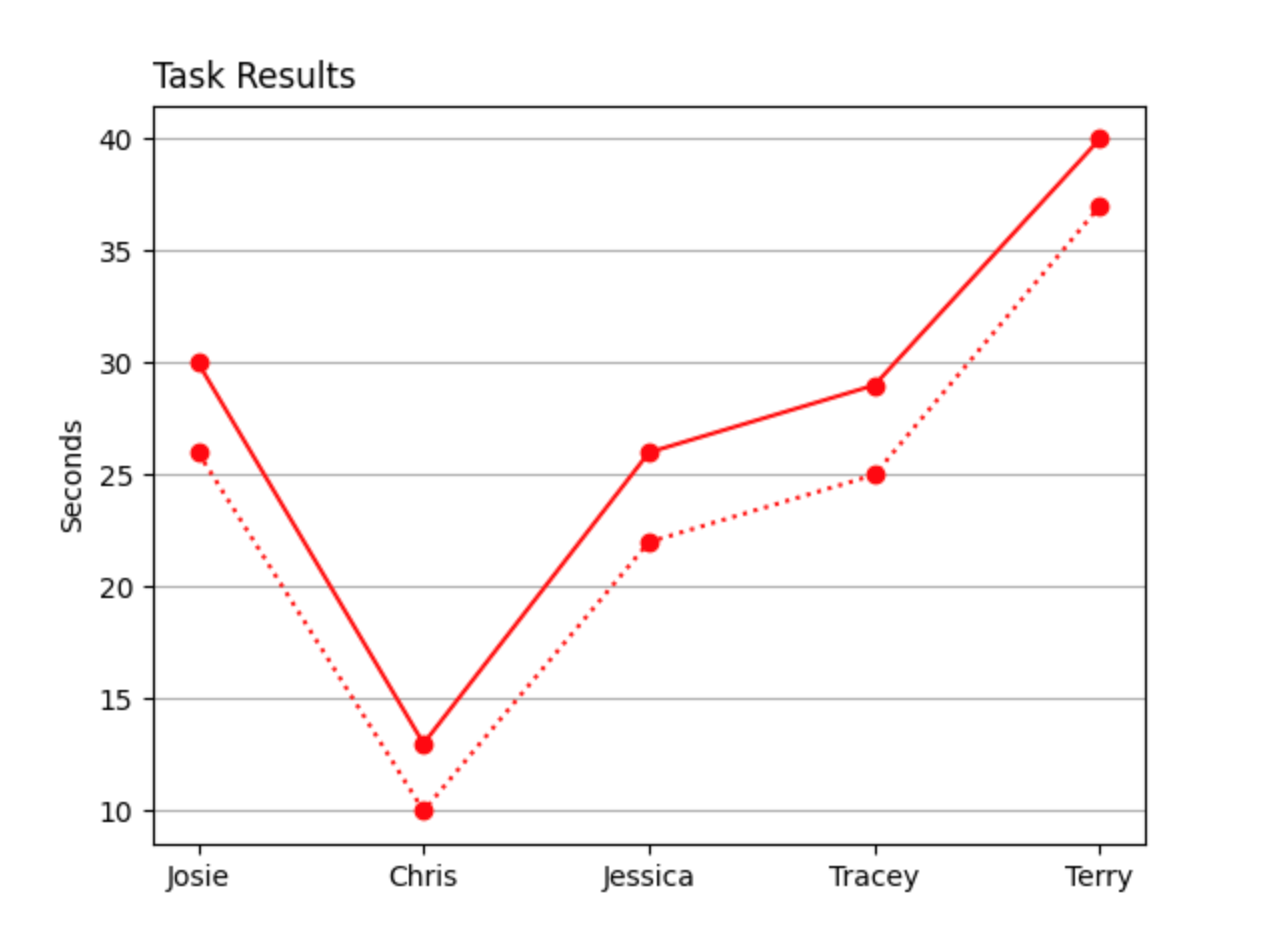

This figure's Python source:
import sys
import matplotlib
matplotlib.use('Agg')

import matplotlib.pyplot as plt
import numpy as np

xpoints = np.array([30, 13, 26, 29, 40])
x1points = np.array([26, 10, 22, 25, 37])
ypoints = np.array(["Josie", "Chris", "Jessica", "Tracey", "Terry"])

plt.plot(ypoints, xpoints, 'r', marker ='o')
plt.plot(x1points, 'o:r')
plt.ylabel("Seconds")

plt.grid(axis = 'y')
title = "Task Results"
plt.title(title, loc = 'left')
plt.show()

plt.savefig(sys.stdout.buffer)
sys.stdout.flush()
